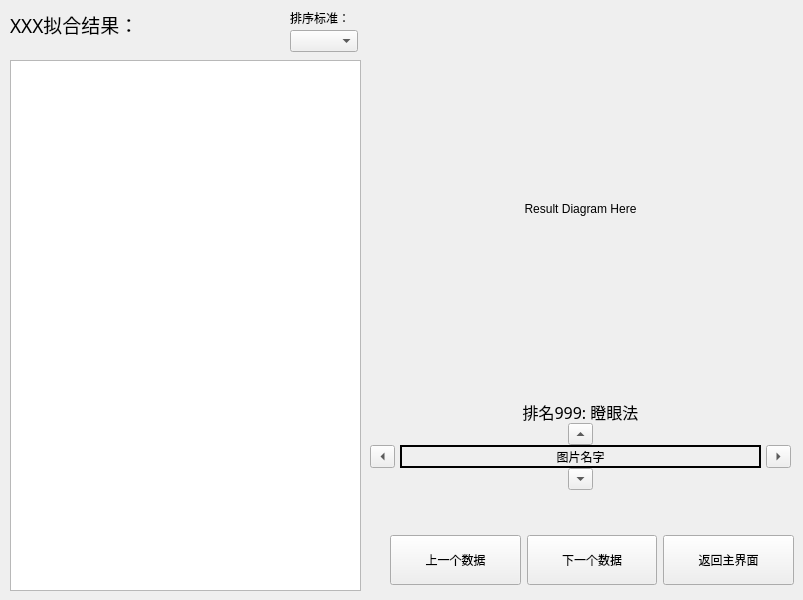
    <widget class="QWidget" name="Results">
     <widget class="QTextBrowser" name="ResultTextBrowser">
      <property name="geometry">
       <rect>
        <x>10</x>
        <y>60</y>
        <width>351</width>
        <height>531</height>
       </rect>
      </property>
     </widget>
     <widget class="QLabel" name="ResultTitle">
      <property name="geometry">
       <rect>
        <x>10</x>
        <y>10</y>
        <width>271</width>
        <height>41</height>
       </rect>
      </property>
      <property name="font">
       <font>
        <family>华文彩云</family>
        <pointsize>14</pointsize>
       </font>
      </property>
      <property name="text">
       <string>XXX拟合结果：</string>
      </property>
      <property name="scaledContents">
       <bool>true</bool>
      </property>
      <property name="alignment">
       <set>Qt::AlignLeading|Qt::AlignLeft|Qt::AlignTop</set>
      </property>
      <property name="wordWrap">
       <bool>true</bool>
      </property>
      <property name="margin">
       <number>5</number>
      </property>
     </widget>
     <widget class="QWidget" name="layoutWidget_3">
      <property name="geometry">
       <rect>
        <x>390</x>
        <y>530</y>
        <width>404</width>
        <height>61</height>
       </rect>
      </property>
      <layout class="QHBoxLayout" name="ResultBottomButtons">
       <item>
        <widget class="QPushButton" name="ResultPreviousDataButton">
         <property name="minimumSize">
          <size>
           <width>130</width>
           <height>50</height>
          </size>
         </property>
         <property name="text">
          <string>上一个数据</string>
         </property>
        </widget>
       </item>
       <item>
        <widget class="QPushButton" name="ResultNextDataButton">
         <property name="minimumSize">
          <size>
           <width>130</width>
           <height>50</height>
          </size>
         </property>
         <property name="text">
          <string>下一个数据</string>
         </property>
        </widget>
       </item>
       <item>
        <widget class="QPushButton" name="ResultNextButton">
         <property name="minimumSize">
          <size>
           <width>130</width>
           <height>50</height>
          </size>
         </property>
         <property name="text">
          <string>返回主界面</string>
         </property>
        </widget>
       </item>
      </layout>
     </widget>
     <widget class="QLabel" name="ResultDiagram">
      <property name="enabled">
       <bool>true</bool>
      </property>
      <property name="geometry">
       <rect>
        <x>370</x>
        <y>20</y>
        <width>421</width>
        <height>377</height>
       </rect>
      </property>
      <property name="sizePolicy">
       <sizepolicy hsizetype="Fixed" vsizetype="Fixed">
        <horstretch>0</horstretch>
        <verstretch>0</verstretch>
       </sizepolicy>
      </property>
      <property name="text">
       <string>Result Diagram Here</string>
      </property>
      <property name="textFormat">
       <enum>Qt::AutoText</enum>
      </property>
      <property name="scaledContents">
       <bool>true</bool>
      </property>
      <property name="alignment">
       <set>Qt::AlignCenter</set>
      </property>
     </widget>
     <widget class="QWidget" name="layoutWidget">
      <property name="geometry">
       <rect>
        <x>370</x>
        <y>400</y>
        <width>421</width>
        <height>90</height>
       </rect>
      </property>
      <layout class="QVBoxLayout" name="ResultDiagramControl">
       <property name="spacing">
        <number>0</number>
       </property>
       <item>
        <widget class="QLabel" name="ResultDiagramMethodLabel">
         <property name="font">
          <font>
           <family>黑体</family>
           <pointsize>12</pointsize>
          </font>
         </property>
         <property name="text">
          <string>排名999: 瞪眼法</string>
         </property>
         <property name="alignment">
          <set>Qt::AlignCenter</set>
         </property>
        </widget>
       </item>
       <item>
        <layout class="QHBoxLayout" name="ResultDiagramULayout">
         <property name="spacing">
          <number>0</number>
         </property>
         <item>
          <widget class="QToolButton" name="ResultDiagramUpButton">
           <property name="maximumSize">
            <size>
             <width>25</width>
             <height>25</height>
            </size>
           </property>
           <property name="font">
            <font>
             <family>3ds</family>
            </font>
           </property>
           <property name="text">
            <string/>
           </property>
           <property name="autoRaise">
            <bool>false</bool>
           </property>
           <property name="arrowType">
            <enum>Qt::UpArrow</enum>
           </property>
          </widget>
         </item>
        </layout>
       </item>
       <item>
        <layout class="QHBoxLayout" name="ResultDiagramMLayout">
         <property name="spacing">
          <number>5</number>
         </property>
         <item>
          <widget class="QToolButton" name="ResultDiagramLeftButton">
           <property name="maximumSize">
            <size>
             <width>25</width>
             <height>25</height>
            </size>
           </property>
           <property name="font">
            <font>
             <family>3ds</family>
            </font>
           </property>
           <property name="text">
            <string/>
           </property>
           <property name="autoRaise">
            <bool>false</bool>
           </property>
           <property name="arrowType">
            <enum>Qt::LeftArrow</enum>
           </property>
          </widget>
         </item>
         <item>
          <widget class="QLabel" name="ResultDiagramTitle">
           <property name="frameShape">
            <enum>QFrame::WinPanel</enum>
           </property>
           <property name="frameShadow">
            <enum>QFrame::Plain</enum>
           </property>
           <property name="text">
            <string>图片名字</string>
           </property>
           <property name="scaledContents">
            <bool>true</bool>
           </property>
           <property name="alignment">
            <set>Qt::AlignCenter</set>
           </property>
          </widget>
         </item>
         <item>
          <widget class="QToolButton" name="ResultDiagramRightButton">
           <property name="maximumSize">
            <size>
             <width>25</width>
             <height>25</height>
            </size>
           </property>
           <property name="font">
            <font>
             <family>3ds</family>
            </font>
           </property>
           <property name="text">
            <string/>
           </property>
           <property name="autoRaise">
            <bool>false</bool>
           </property>
           <property name="arrowType">
            <enum>Qt::RightArrow</enum>
           </property>
          </widget>
         </item>
        </layout>
       </item>
       <item>
        <layout class="QHBoxLayout" name="ResultDiagramDLayout">
         <property name="spacing">
          <number>0</number>
         </property>
         <item>
          <widget class="QToolButton" name="ResultDiagramDownButton">
           <property name="maximumSize">
            <size>
             <width>25</width>
             <height>25</height>
            </size>
           </property>
           <property name="font">
            <font>
             <family>3ds</family>
            </font>
           </property>
           <property name="text">
            <string/>
           </property>
           <property name="autoRaise">
            <bool>false</bool>
           </property>
           <property name="arrowType">
            <enum>Qt::DownArrow</enum>
           </property>
          </widget>
         </item>
        </layout>
       </item>
      </layout>
     </widget>
     <widget class="QComboBox" name="ResultStandardComboBox">
      <property name="geometry">
       <rect>
        <x>290</x>
        <y>30</y>
        <width>68</width>
        <height>22</height>
       </rect>
      </property>
     </widget>
     <widget class="QLabel" name="staticLabel6">
      <property name="geometry">
       <rect>
        <x>290</x>
        <y>10</y>
        <width>71</width>
        <height>16</height>
       </rect>
      </property>
      <property name="text">
       <string>排序标准：</string>
      </property>
     </widget>
    </widget>
